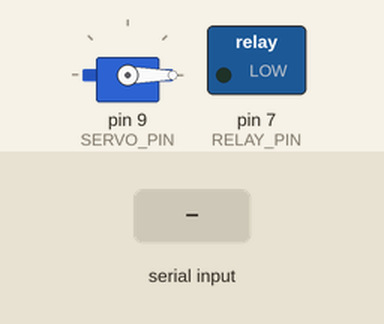
Recording of a sketch running on a simulated Arduino Uno, built with avr-gcc and run on an emulated ATmega328P. Parts: servo, switched loads named in the sketch (green lamp = pin HIGH). The test bench sets the inputs (shaded band). What the sketch prints to the serial monitor is not drawn.

Above: at 1.2 s.
1.3 s: "CUT\n" received over Serial
At 1.42 s:
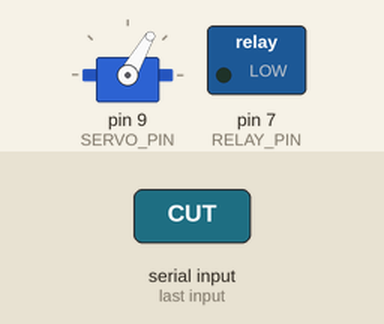
Timing chart, 0 to 4.3 s (numbered marks = the images above; inputs shaded):
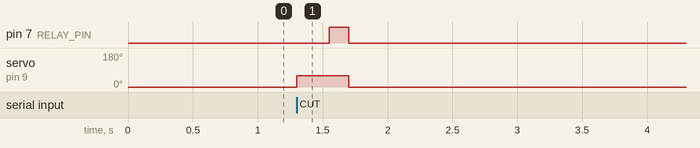

Measured:
- after the input at 1.3 s, pin 7 (RELAY_PIN): LOW → HIGH after 0.25 s, → LOW 0.15 s later; servo on pin 9 (SERVO_PIN): 0° → 60° at once, → 0° 0.40 s later

The sketch:

arduino_actuator.ino
```cpp
#include <Servo.h>

Servo gate;
const int SERVO_PIN = 9;
const int RELAY_PIN = 7;  // 선택: 릴레이라면 HIGH/LOW

// 서보 각도
const int CLOSE_ANGLE = 0;
const int OPEN_ANGLE  = 60;

String buf;

void setup() {
  Serial.begin(115200);
  gate.attach(SERVO_PIN);
  gate.write(CLOSE_ANGLE);
  pinMode(RELAY_PIN, OUTPUT);
  digitalWrite(RELAY_PIN, LOW); // 릴레이 OFF
}

void triggerCut() {
  // 서보 열기
  gate.write(OPEN_ANGLE);
  delay(250); // 기구에 맞춰 가감
  // 릴레이 ON (옵션)
  digitalWrite(RELAY_PIN, HIGH);
  delay(150);
  digitalWrite(RELAY_PIN, LOW);
  // 서보 닫기
  gate.write(CLOSE_ANGLE);
}

void loop() {
  while (Serial.available()) {
    char c = Serial.read();
    if (c == '\n') {
      if (buf == "CUT") {
        triggerCut();
        Serial.println("OK");
      } else if (buf == "IDLE") {
        // 필요시 대기 로직
      }
      buf = "";
    } else if (c != '\r') {
      buf += c;
    }
  }
}
```
